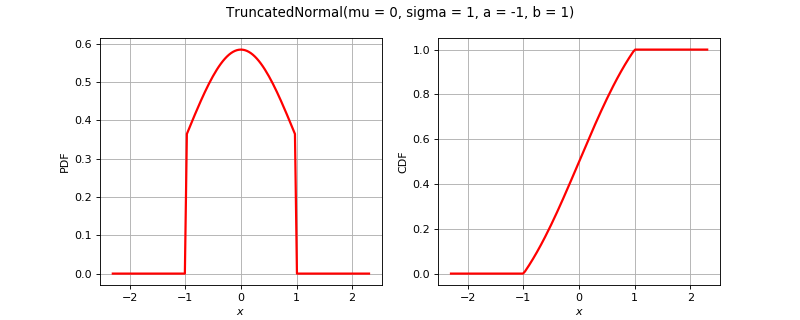

The Python source for this figure:
import openturns as ot
from matplotlib import pyplot as plt
from openturns.viewer import View
if ot.TruncatedNormal().__class__.__name__ == 'Bernoulli':
    distribution = ot.Bernoulli(0.7)
elif ot.TruncatedNormal().__class__.__name__ == 'Binomial':
    distribution = ot.Binomial(5, 0.2)
elif ot.TruncatedNormal().__class__.__name__ == 'Hypergeometric':
    distribution = ot.Hypergeometric(10, 4, 7)
elif ot.TruncatedNormal().__class__.__name__ == 'ComposedDistribution':
    copula = ot.IndependentCopula(2)
    marginals = [ot.Uniform(1.0, 2.0), ot.Normal(2.0, 3.0)]
    distribution = ot.ComposedDistribution(marginals, copula)
elif ot.TruncatedNormal().__class__.__name__ == 'CumulativeDistributionNetwork':
    coll = [ot.Normal(2),ot.Dirichlet([0.5, 1.0, 1.5])]
    distribution = ot.CumulativeDistributionNetwork(coll, ot.BipartiteGraph([[0,1], [0,1]]))
elif ot.TruncatedNormal().__class__.__name__ == 'Histogram':
    distribution = ot.Histogram([-1.0, 0.5, 1.0, 2.0], [0.45, 0.4, 0.15])
elif ot.TruncatedNormal().__class__.__name__ == 'KernelMixture':
    kernel = ot.Uniform()
    sample = ot.Normal().getSample(5)
    bandwith = [1.0]
    distribution = ot.KernelMixture(kernel, bandwith, sample)
elif ot.TruncatedNormal().__class__.__name__ == 'MaximumDistribution':
    coll = [ot.Uniform(2.5, 3.5), ot.LogUniform(1.0, 1.2), ot.Triangular(2.0, 3.0, 4.0)]
    distribution = ot.MaximumDistribution(coll)
elif ot.TruncatedNormal().__class__.__name__ == 'Multinomial':
    distribution = ot.Multinomial(5, [0.2])
elif ot.TruncatedNormal().__class__.__name__ == 'RandomMixture':
    coll = [ot.Triangular(0.0, 1.0, 5.0), ot.Uniform(-2.0, 2.0)]
    weights = [0.8, 0.2]
    cst = 3.0
    distribution = ot.RandomMixture(coll, weights, cst)
elif ot.TruncatedNormal().__class__.__name__ == 'TruncatedDistribution':
    distribution = ot.TruncatedDistribution(ot.Normal(2.0, 1.5), 1.0, 4.0)
elif ot.TruncatedNormal().__class__.__name__ == 'UserDefined':
    distribution = ot.UserDefined([[0.0], [1.0], [2.0]], [0.2, 0.7, 0.1])
elif ot.TruncatedNormal().__class__.__name__ == 'ZipfMandelbrot':
    distribution = ot.ZipfMandelbrot(10, 2.5, 0.3)
else:
    distribution = ot.TruncatedNormal()
dimension = distribution.getDimension()
title = str(distribution)[:100].split('\n')[0]
if dimension == 1:
    distribution.setDescription(['$x$'])
    pdf_graph = distribution.drawPDF()
    cdf_graph = distribution.drawCDF()
    fig = plt.figure(figsize=(10, 4))
    pdf_axis = fig.add_subplot(121)
    cdf_axis = fig.add_subplot(122)
    View(pdf_graph, figure=fig, axes=[pdf_axis], add_legend=False)
    View(cdf_graph, figure=fig, axes=[cdf_axis], add_legend=False)
    fig.suptitle(title)
elif dimension == 2:
    distribution.setDescription(['$x_1$', '$x_2$'])
    pdf_graph = distribution.drawPDF()
    pdf_graph.setTitle(title)
    fig = plt.figure(figsize=(10, 5))
    pdf_axis = fig.add_subplot(111)
    View(pdf_graph, figure=fig, axes=[pdf_axis], add_legend=False, square_axes=True)
